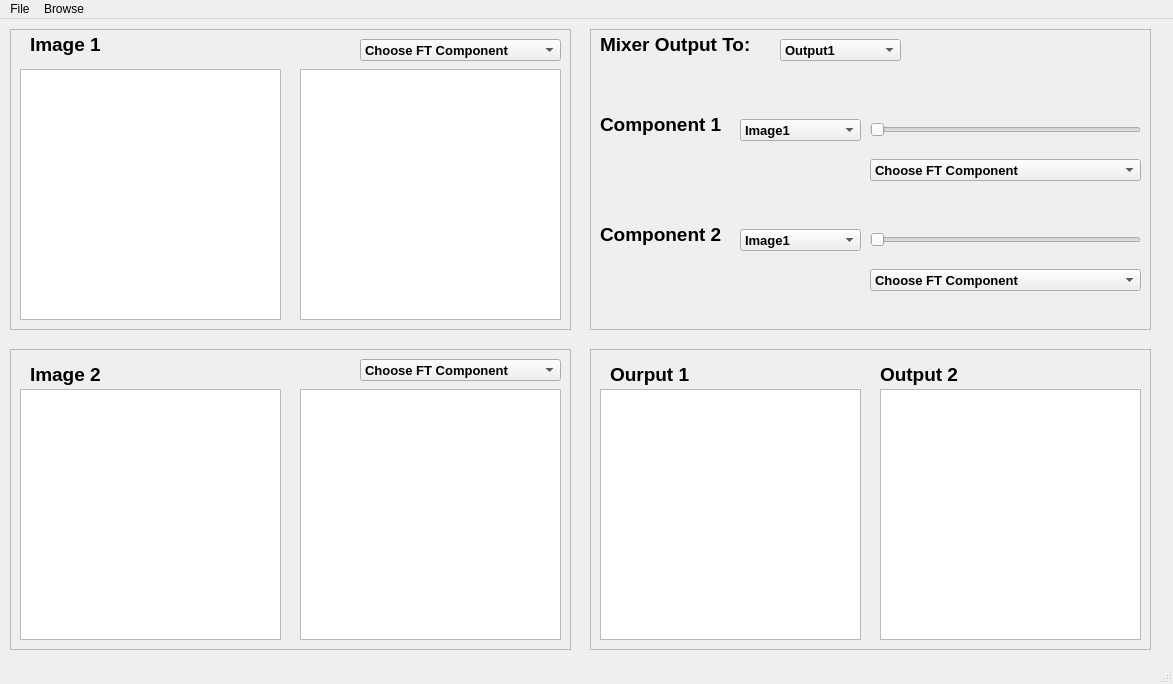
<?xml version="1.0" encoding="UTF-8"?>
<ui version="4.0">
 <class>MainWindow</class>
 <widget class="QMainWindow" name="MainWindow">
  <property name="windowModality">
   <enum>Qt::NonModal</enum>
  </property>
  <property name="geometry">
   <rect>
    <x>0</x>
    <y>0</y>
    <width>1173</width>
    <height>684</height>
   </rect>
  </property>
  <property name="windowTitle">
   <string>MainWindow</string>
  </property>
  <widget class="QWidget" name="centralwidget">
   <widget class="QFrame" name="frame">
    <property name="geometry">
     <rect>
      <x>10</x>
      <y>10</y>
      <width>561</width>
      <height>301</height>
     </rect>
    </property>
    <property name="frameShape">
     <enum>QFrame::StyledPanel</enum>
    </property>
    <property name="frameShadow">
     <enum>QFrame::Sunken</enum>
    </property>
    <widget class="ImageView" name="imageView">
     <property name="geometry">
      <rect>
       <x>10</x>
       <y>40</y>
       <width>261</width>
       <height>251</height>
      </rect>
     </property>
    </widget>
    <widget class="ImageView" name="imageView_1_edit">
     <property name="geometry">
      <rect>
       <x>290</x>
       <y>40</y>
       <width>261</width>
       <height>251</height>
      </rect>
     </property>
    </widget>
    <widget class="QLabel" name="label">
     <property name="geometry">
      <rect>
       <x>20</x>
       <y>0</y>
       <width>81</width>
       <height>31</height>
      </rect>
     </property>
     <property name="font">
      <font>
       <family>Arial</family>
       <pointsize>14</pointsize>
       <weight>75</weight>
       <bold>true</bold>
      </font>
     </property>
     <property name="text">
      <string>Image 1</string>
     </property>
    </widget>
    <widget class="QComboBox" name="comboBox">
     <property name="geometry">
      <rect>
       <x>350</x>
       <y>10</y>
       <width>201</width>
       <height>22</height>
      </rect>
     </property>
     <property name="font">
      <font>
       <family>Arial</family>
       <pointsize>10</pointsize>
       <weight>75</weight>
       <bold>true</bold>
      </font>
     </property>
     <property name="toolTip">
      <string>Image Components</string>
     </property>
     <item>
      <property name="text">
       <string>Choose FT Component</string>
      </property>
     </item>
     <item>
      <property name="text">
       <string>FT Magnitude</string>
      </property>
     </item>
     <item>
      <property name="text">
       <string>FT Phase</string>
      </property>
     </item>
     <item>
      <property name="text">
       <string>FT Real Component</string>
      </property>
     </item>
     <item>
      <property name="text">
       <string>FT Imaginary Component</string>
      </property>
     </item>
    </widget>
   </widget>
   <widget class="QFrame" name="frame_2">
    <property name="geometry">
     <rect>
      <x>10</x>
      <y>330</y>
      <width>561</width>
      <height>301</height>
     </rect>
    </property>
    <property name="frameShape">
     <enum>QFrame::StyledPanel</enum>
    </property>
    <property name="frameShadow">
     <enum>QFrame::Sunken</enum>
    </property>
    <widget class="ImageView" name="imageView_2">
     <property name="geometry">
      <rect>
       <x>10</x>
       <y>40</y>
       <width>261</width>
       <height>251</height>
      </rect>
     </property>
    </widget>
    <widget class="QLabel" name="label_2">
     <property name="geometry">
      <rect>
       <x>20</x>
       <y>10</y>
       <width>81</width>
       <height>31</height>
      </rect>
     </property>
     <property name="font">
      <font>
       <family>Arial</family>
       <pointsize>14</pointsize>
       <weight>75</weight>
       <bold>true</bold>
      </font>
     </property>
     <property name="text">
      <string>Image 2</string>
     </property>
    </widget>
    <widget class="QComboBox" name="comboBox_2">
     <property name="geometry">
      <rect>
       <x>350</x>
       <y>10</y>
       <width>201</width>
       <height>22</height>
      </rect>
     </property>
     <property name="font">
      <font>
       <family>Arial</family>
       <pointsize>10</pointsize>
       <weight>75</weight>
       <bold>true</bold>
      </font>
     </property>
     <property name="toolTip">
      <string>Image Components</string>
     </property>
     <item>
      <property name="text">
       <string>Choose FT Component</string>
      </property>
     </item>
     <item>
      <property name="text">
       <string>FT Magnitude</string>
      </property>
     </item>
     <item>
      <property name="text">
       <string>FT Phase</string>
      </property>
     </item>
     <item>
      <property name="text">
       <string>FT Real Component</string>
      </property>
     </item>
     <item>
      <property name="text">
       <string>FT Imaginary Component</string>
      </property>
     </item>
    </widget>
    <widget class="ImageView" name="imageView_2_edit">
     <property name="geometry">
      <rect>
       <x>290</x>
       <y>40</y>
       <width>261</width>
       <height>251</height>
      </rect>
     </property>
    </widget>
   </widget>
   <widget class="QFrame" name="frame_3">
    <property name="geometry">
     <rect>
      <x>590</x>
      <y>10</y>
      <width>561</width>
      <height>301</height>
     </rect>
    </property>
    <property name="frameShape">
     <enum>QFrame::StyledPanel</enum>
    </property>
    <property name="frameShadow">
     <enum>QFrame::Sunken</enum>
    </property>
    <widget class="QLabel" name="label_3">
     <property name="geometry">
      <rect>
       <x>10</x>
       <y>0</y>
       <width>161</width>
       <height>31</height>
      </rect>
     </property>
     <property name="font">
      <font>
       <family>Arial</family>
       <pointsize>14</pointsize>
       <weight>75</weight>
       <bold>true</bold>
      </font>
     </property>
     <property name="text">
      <string>Mixer Output To:</string>
     </property>
    </widget>
    <widget class="QComboBox" name="comboBox_3">
     <property name="geometry">
      <rect>
       <x>190</x>
       <y>10</y>
       <width>121</width>
       <height>22</height>
      </rect>
     </property>
     <property name="font">
      <font>
       <family>Arial</family>
       <pointsize>10</pointsize>
       <weight>75</weight>
       <bold>true</bold>
      </font>
     </property>
     <item>
      <property name="text">
       <string>Output1</string>
      </property>
     </item>
     <item>
      <property name="text">
       <string>Output2</string>
      </property>
     </item>
    </widget>
    <widget class="QLabel" name="label_4">
     <property name="geometry">
      <rect>
       <x>10</x>
       <y>80</y>
       <width>131</width>
       <height>31</height>
      </rect>
     </property>
     <property name="font">
      <font>
       <family>Arial</family>
       <pointsize>14</pointsize>
       <weight>75</weight>
       <bold>true</bold>
      </font>
     </property>
     <property name="text">
      <string>Component 1</string>
     </property>
    </widget>
    <widget class="QLabel" name="label_5">
     <property name="geometry">
      <rect>
       <x>10</x>
       <y>190</y>
       <width>131</width>
       <height>31</height>
      </rect>
     </property>
     <property name="font">
      <font>
       <family>Arial</family>
       <pointsize>14</pointsize>
       <weight>75</weight>
       <bold>true</bold>
      </font>
     </property>
     <property name="text">
      <string>Component 2</string>
     </property>
    </widget>
    <widget class="QSlider" name="slider">
     <property name="geometry">
      <rect>
       <x>280</x>
       <y>90</y>
       <width>271</width>
       <height>22</height>
      </rect>
     </property>
     <property name="minimum">
      <number>1</number>
     </property>
     <property name="maximum">
      <number>100</number>
     </property>
     <property name="orientation">
      <enum>Qt::Horizontal</enum>
     </property>
    </widget>
    <widget class="QSlider" name="slider_2">
     <property name="geometry">
      <rect>
       <x>280</x>
       <y>200</y>
       <width>271</width>
       <height>22</height>
      </rect>
     </property>
     <property name="minimum">
      <number>1</number>
     </property>
     <property name="maximum">
      <number>100</number>
     </property>
     <property name="orientation">
      <enum>Qt::Horizontal</enum>
     </property>
    </widget>
    <widget class="QComboBox" name="comboBox_6">
     <property name="geometry">
      <rect>
       <x>280</x>
       <y>130</y>
       <width>271</width>
       <height>22</height>
      </rect>
     </property>
     <property name="font">
      <font>
       <family>Arial</family>
       <pointsize>10</pointsize>
       <weight>75</weight>
       <bold>true</bold>
      </font>
     </property>
     <item>
      <property name="text">
       <string>Choose FT Component</string>
      </property>
     </item>
     <item>
      <property name="text">
       <string>Magnitude</string>
      </property>
     </item>
     <item>
      <property name="text">
       <string>Phase</string>
      </property>
     </item>
     <item>
      <property name="text">
       <string>Real</string>
      </property>
     </item>
     <item>
      <property name="text">
       <string>Imaginary</string>
      </property>
     </item>
     <item>
      <property name="text">
       <string>Uniform Magnitude</string>
      </property>
     </item>
     <item>
      <property name="text">
       <string>Uniform Phase</string>
      </property>
     </item>
    </widget>
    <widget class="QComboBox" name="comboBox_4">
     <property name="geometry">
      <rect>
       <x>150</x>
       <y>90</y>
       <width>121</width>
       <height>22</height>
      </rect>
     </property>
     <property name="font">
      <font>
       <family>Arial</family>
       <pointsize>10</pointsize>
       <weight>75</weight>
       <bold>true</bold>
      </font>
     </property>
     <property name="toolTip">
      <string>Image Components</string>
     </property>
     <item>
      <property name="text">
       <string>Image1</string>
      </property>
     </item>
     <item>
      <property name="text">
       <string>Image2</string>
      </property>
     </item>
    </widget>
    <widget class="QComboBox" name="comboBox_5">
     <property name="geometry">
      <rect>
       <x>150</x>
       <y>200</y>
       <width>121</width>
       <height>22</height>
      </rect>
     </property>
     <property name="font">
      <font>
       <family>Arial</family>
       <pointsize>10</pointsize>
       <weight>75</weight>
       <bold>true</bold>
      </font>
     </property>
     <property name="toolTip">
      <string>Image Components</string>
     </property>
     <item>
      <property name="text">
       <string>Image1</string>
      </property>
     </item>
     <item>
      <property name="text">
       <string>Image2</string>
      </property>
     </item>
    </widget>
    <widget class="QComboBox" name="comboBox_7">
     <property name="geometry">
      <rect>
       <x>280</x>
       <y>240</y>
       <width>271</width>
       <height>22</height>
      </rect>
     </property>
     <property name="font">
      <font>
       <family>Arial</family>
       <pointsize>10</pointsize>
       <weight>75</weight>
       <bold>true</bold>
      </font>
     </property>
     <item>
      <property name="text">
       <string>Choose FT Component</string>
      </property>
     </item>
     <item>
      <property name="text">
       <string>Magnitude</string>
      </property>
     </item>
     <item>
      <property name="text">
       <string>Phase</string>
      </property>
     </item>
     <item>
      <property name="text">
       <string>Real</string>
      </property>
     </item>
     <item>
      <property name="text">
       <string>Imaginary</string>
      </property>
     </item>
     <item>
      <property name="text">
       <string>Uniform Magnitude</string>
      </property>
     </item>
     <item>
      <property name="text">
       <string>Uniform Phase</string>
      </property>
     </item>
    </widget>
   </widget>
   <widget class="QFrame" name="frame_4">
    <property name="geometry">
     <rect>
      <x>590</x>
      <y>330</y>
      <width>561</width>
      <height>301</height>
     </rect>
    </property>
    <property name="frameShape">
     <enum>QFrame::StyledPanel</enum>
    </property>
    <property name="frameShadow">
     <enum>QFrame::Sunken</enum>
    </property>
    <widget class="ImageView" name="output_1">
     <property name="geometry">
      <rect>
       <x>10</x>
       <y>40</y>
       <width>261</width>
       <height>251</height>
      </rect>
     </property>
    </widget>
    <widget class="ImageView" name="output_2">
     <property name="geometry">
      <rect>
       <x>290</x>
       <y>40</y>
       <width>261</width>
       <height>251</height>
      </rect>
     </property>
    </widget>
    <widget class="QLabel" name="label_6">
     <property name="geometry">
      <rect>
       <x>20</x>
       <y>10</y>
       <width>81</width>
       <height>31</height>
      </rect>
     </property>
     <property name="font">
      <font>
       <family>Arial</family>
       <pointsize>14</pointsize>
       <weight>75</weight>
       <bold>true</bold>
      </font>
     </property>
     <property name="text">
      <string>Ourput 1</string>
     </property>
    </widget>
    <widget class="QLabel" name="label_7">
     <property name="geometry">
      <rect>
       <x>290</x>
       <y>10</y>
       <width>81</width>
       <height>31</height>
      </rect>
     </property>
     <property name="font">
      <font>
       <family>Arial</family>
       <pointsize>14</pointsize>
       <weight>75</weight>
       <bold>true</bold>
      </font>
     </property>
     <property name="text">
      <string>Output 2</string>
     </property>
    </widget>
   </widget>
  </widget>
  <widget class="QMenuBar" name="menubar">
   <property name="geometry">
    <rect>
     <x>0</x>
     <y>0</y>
     <width>1173</width>
     <height>21</height>
    </rect>
   </property>
   <widget class="QMenu" name="menuFile">
    <property name="title">
     <string>File</string>
    </property>
    <addaction name="actionNew_Window"/>
   </widget>
   <widget class="QMenu" name="menuBrowse">
    <property name="title">
     <string>Browse</string>
    </property>
    <addaction name="actionImage1"/>
    <addaction name="actionImage2"/>
   </widget>
   <addaction name="menuFile"/>
   <addaction name="menuBrowse"/>
  </widget>
  <widget class="QStatusBar" name="statusbar"/>
  <action name="actionNew_Window">
   <property name="text">
    <string>New Window</string>
   </property>
   <property name="statusTip">
    <string/>
   </property>
   <property name="shortcut">
    <string>Ctrl+N</string>
   </property>
  </action>
  <action name="actionImage1">
   <property name="text">
    <string>Image1</string>
   </property>
   <property name="shortcut">
    <string>Ctrl+1</string>
   </property>
  </action>
  <action name="actionImage2">
   <property name="text">
    <string>Image2</string>
   </property>
   <property name="shortcut">
    <string>Ctrl+2</string>
   </property>
  </action>
 </widget>
 <customwidgets>
  <customwidget>
   <class>ImageView</class>
   <extends>QGraphicsView</extends>
   <header location="global">pyqtgraph</header>
   <container>1</container>
  </customwidget>
 </customwidgets>
 <resources/>
 <connections/>
</ui>
